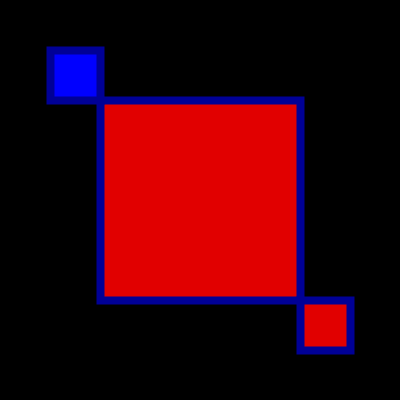
Frame 1 (no input)
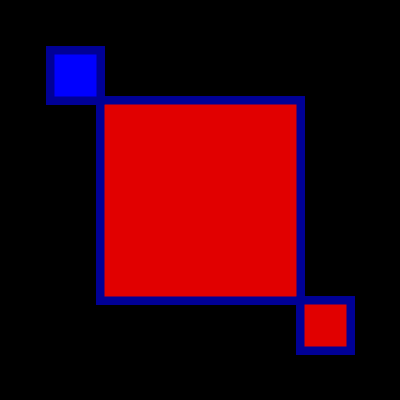
Frame 60 (the mouse pressed at the canvas centre just before this capture)
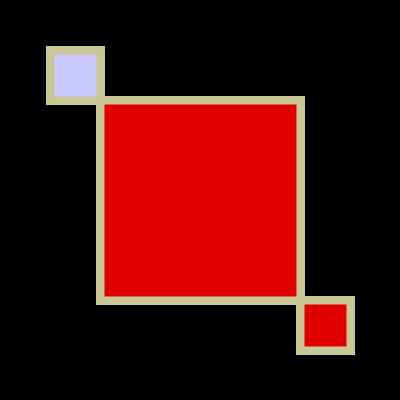
Frame 120 (the mouse held since frame 60 and released just before this capture)

The Processing sketch that drew these frames (run headless with seeded random() and noise(); from frame 60 on, the mouse is pressed at the canvas centre):

// Processing sketch: processing_112548
// ── processing_112548.pde

void setup() {
  size(400, 400);
  background(0, 0, 0);
}

void draw() {
  stroke(mouseX, mouseY, 150);
  strokeWeight(8);
  fill(225, 0, 0);
  rect(100, 100, 200, 200);

  stroke(mouseX, mouseY, 150);
  fill(mouseX, mouseY, 255);
  rect(50, 50, 50, 50);

  stroke(mouseX, mouseY, 150);
  fill(225, 0, 0);
  rect(300, 300, 50, 50);
}
